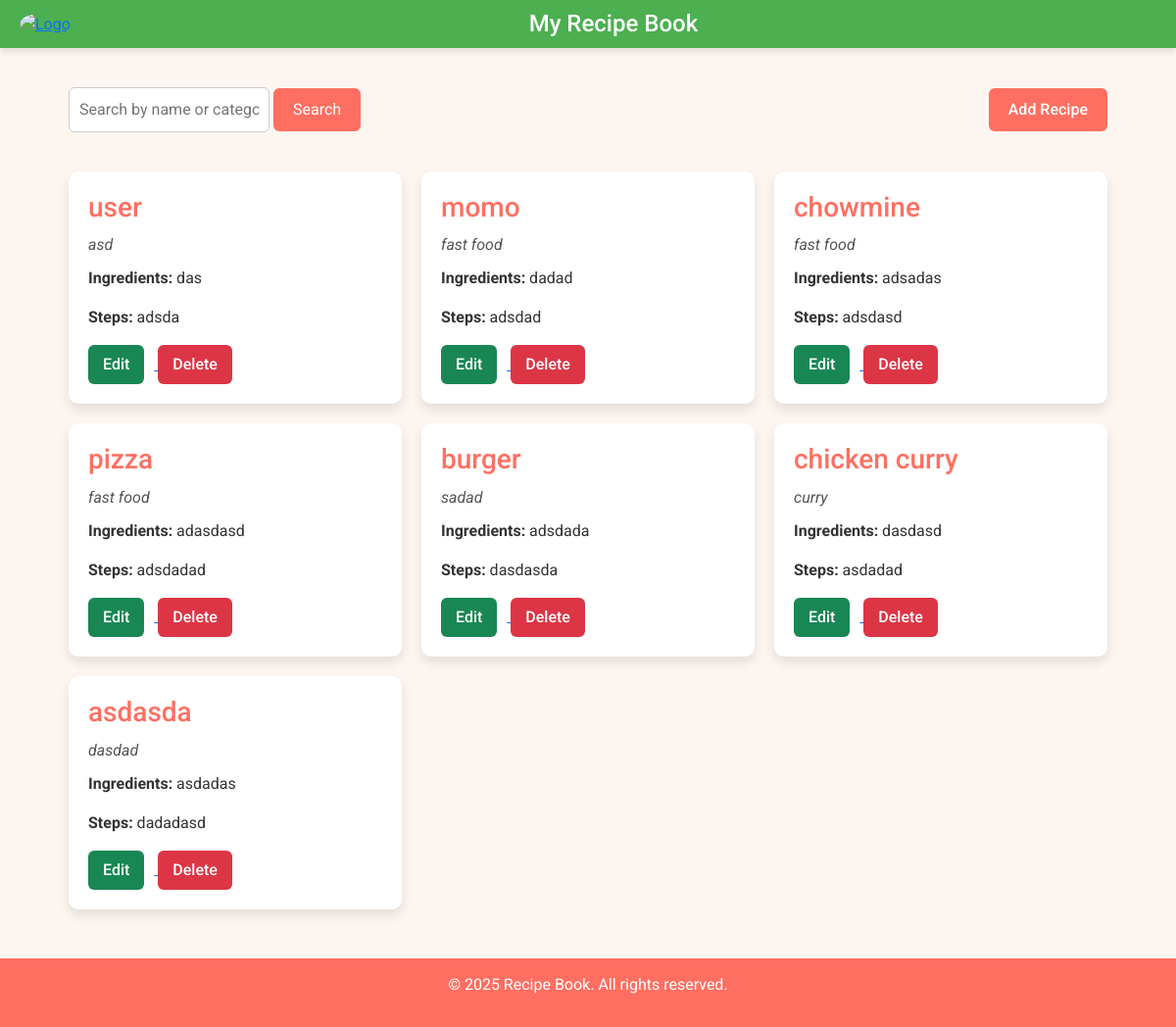
Before: / with the older database file.
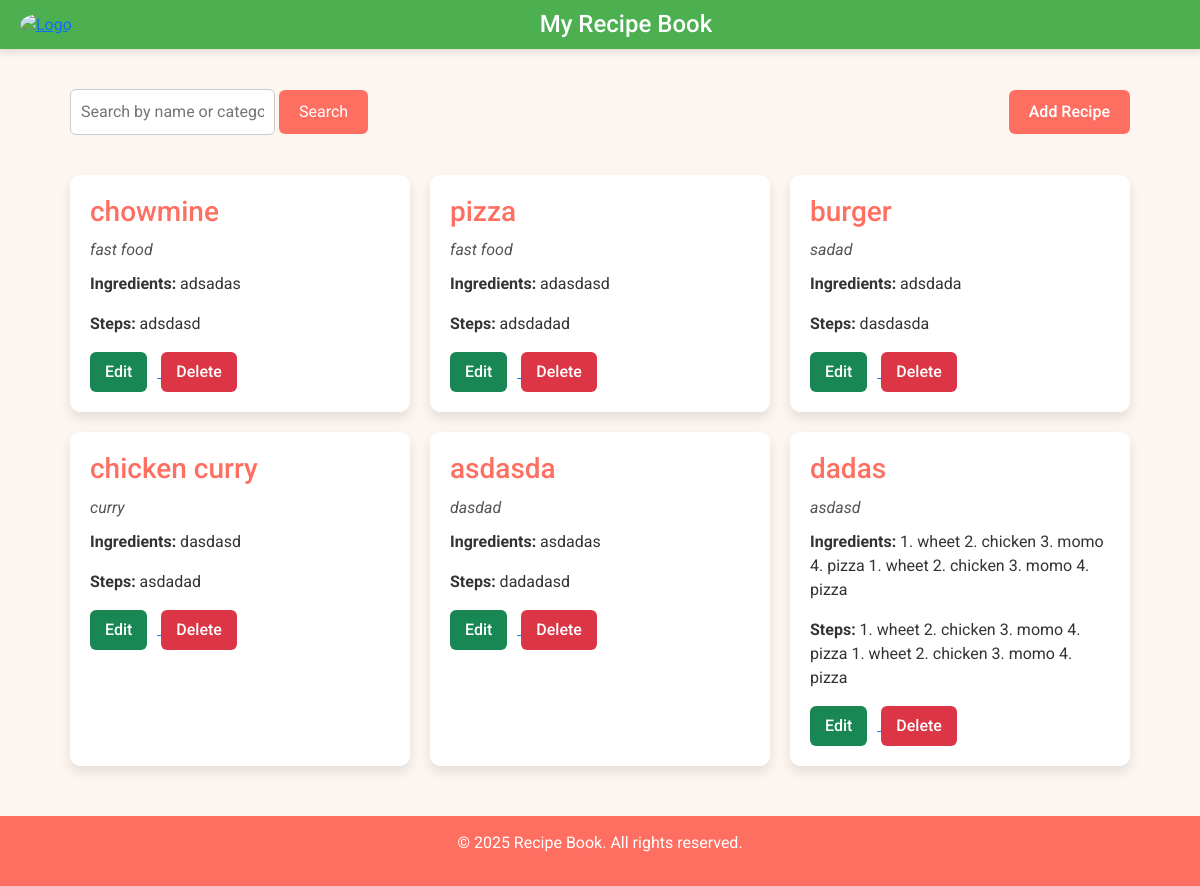
After: the same page with the newer database file.
### recipes/models.py (models this page shows, shortened)
class Recipe(models.Model):
    name = models.CharField(max_length=100)
    category = models.CharField(max_length=50)
    ingredients = models.TextField()
    steps = models.TextField()
    created_at = models.DateTimeField(auto_now_add=True)

### recipes/views.py (the view)
# urls.py: path('', views.recipe_list, name='recipe_list'),
def recipe_list(request):
    recipes = Recipe.objects.all()
    return render(request, 'recipes/recipe_list.html', {'recipes': recipes})

### recipes/templates/recipes/recipe_list.html
{% extends 'recipes/base.html' %}
{% block content %}
<div class="top-bar">
    <div class="search-bar">
        <form method="get" action="{% url 'search_recipe' %}">
            <input type="text" name="q" placeholder="Search by name or category">
            <button type="submit">Search</button>
        </form>
    </div>
    <div class="add-recipe">
        <a href="{% url 'add_recipe' %}">
            <button type="button" class="btn btn-primary">Add Recipe</button>
        </a>
    </div>
</div>
<div class="recipe-grid">
    {% for recipe in recipes %}
    <div class="recipe-card">
        <h3>{{ recipe.name }}</h3>
        <p class="category">{{ recipe.category }}</p>
        <p><strong>Ingredients:</strong> {{ recipe.ingredients|truncatechars:100 }}</p>
        <p><strong>Steps:</strong> {{ recipe.steps|truncatechars:100 }}</p>
        <div class="card-actions">
            <a href="{% url 'edit_recipe' recipe.id %}">
                <button type="button" class="btn btn-success">Edit</button>
            </a>
            <a href="{% url 'delete_recipe' recipe.id %}">
                <button type="button" class="btn btn-danger">Delete</button>
            </a>
        </div>
    </div>
    {% empty %}
    <p>No recipes found.</p>
    {% endfor %}
</div>
{% endblock %}

### recipes/templates/recipes/base.html (shortened to what this page needs)
{% load static %}
<!DOCTYPE html>
<html lang="en">
<head>
    <link href="https://cdn.jsdelivr.net/npm/bootstrap@5.3.2/dist/css/bootstrap.min.css" rel="stylesheet">
    <link rel="stylesheet" type="text/css" href="{% static 'recipes/style.css' %}">
</head>
<body>
    <header>
        <div class="header-left">
            <a href="{% url 'recipe_list' %}">
                <img src="{% static 'recipes/logo.png' %}" alt="Logo" class="logo">
            </a>
        </div>
        <h1 class="header-title">My Recipe Book</h1>
    </header>
    <main class="container">
        {% block content %}
        {% endblock %}
    </main>
    <footer>
        <p>&copy; 2025 Recipe Book. All rights reserved.</p>
    </footer>
</body>
</html>

### recipes/static/recipes/style.css (style rules this page uses)
body, html { margin: 0; padding: 0; font-family: 'Roboto', sans-serif; background: #fdf6f0; color: #333; }
.container { max-width: 1100px; margin: 0 auto; padding: 0 20px; }
header { background: #ff6f61; color: #fff; padding: 20px 0; text-align: center; box-shadow: 0 4px 6px rgba(0, 0, 0, 0.1); }
footer { background: #ff6f61; color: #fff; text-align: center; padding: 15px 0; margin-top: 50px; }
.search-bar { margin: 20px 0; display: flex; gap: 10px; }
.search-bar input { flex: 1; padding: 10px; border-radius: 6px; border: 1px solid #ccc; }
.search-bar button { background: #ff6f61; color: #fff; border: none; padding: 10px 20px; border-radius: 6px; cursor: pointer; transition: 0.3s; }
.recipe-grid { display: grid; grid-template-columns: repeat(auto-fill, minmax(280px, 1fr)); gap: 20px; }
.recipe-card { background: #fff; border-radius: 10px; padding: 20px; box-shadow: 0 6px 12px rgba(0, 0, 0, 0.1); transition: 0.3s; }
.recipe-card h3 { margin-bottom: 10px; color: #ff6f61; }
.recipe-card .category { font-style: italic; margin-bottom: 10px; color: #555; }
.card-actions button { margin-right: 10px; padding: 8px 15px; border-radius: 6px; border: none; cursor: pointer; font-weight: 500; }
header { display: flex; align-items: center; justify-content: space-between; background-color: #4CAF50; color: white; padding: 10px 20px; position: relative; }
header .logo { width: 40px; height: 40px; border-radius: 50%; object-fit: cover; }
header .header-title { margin: 0 auto; text-align: center; font-size: 24px; }
.top-bar { display: flex; justify-content: space-between; align-items: center; margin: 20px 0; }
.add-recipe button { background: #ff6f61; color: white; border: none; padding: 10px 20px; border-radius: 6px; cursor: pointer; font-weight: 500; transition: 0.3s; }

Changed rows visible on the page:
removed Recipe: name "user", category "asd", ingredients "das", steps "adsda"
removed Recipe: name "momo", category "fast food", ingredients "dadad", steps "adsdad"
added Recipe: name "dadas", category "asdasd", ingredients "1. wheet 2. chicken 3. momo 4. pizza 1. wheet 2. chicken 3. momo 4. pizza", steps "1. wheet 2. chicken 3. momo 4. pizza 1. wheet 2. chicken 3. momo 4. pizza"
